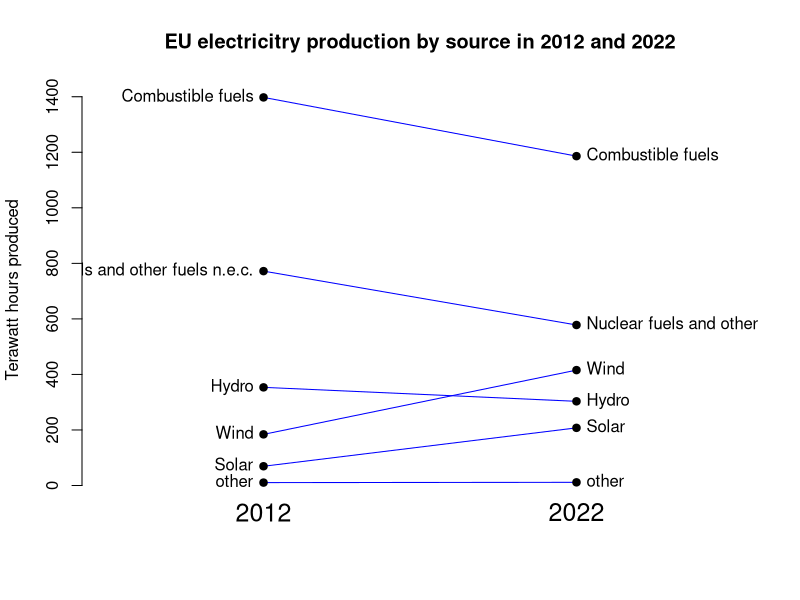

Write R code to recreate this figure.
# Slope plot demo for chapter 4 figures
# Data extracted on 16/08/2024 11:47:22 from [ESTAT]
# Gross and net production of electricity and derived heat by type of plant and operator [nrg_ind_peh__custom_12595002]



myData <- data.frame(
  Name = c("Combustible fuels", "Hydro", "Wind", "Solar", "Nuclear fuels and other fuels n.e.c.", "other"),   # Name of each data point
  year2012 = c(1397615,353429,184181,69337 ,772023,5007+5463)/1000,     # First set of values (often the before values)
  year2022 = c(1186089,303165,415577,207593,577979,5473+5939)/1000      # second set of values (often the after values)
)

png(file = "CH4_slopePlot.png", units="in", width=11, height=7, res=150)

# Set up the plot window with extra x-margin and no x-axis
plot(c(1, 2),                                # set some default x values to start with
     range(c(myData$year2012, myData$year2022)), # set the y-axis to go from the lowest to the highest value in our data set
     type="n",            # type of points to draw (n=none)
     xaxt="n",            # type of x-axis to draw (n=none)
     xlab="",             # label on the x axis
     ylab="Terawatt hours produced",        # label on the y axis 
     main="EU electricitry production by source in 2012 and 2022",   # Main title
     xlim=c(0.5, 2.5),    # Where does the x-axis start and end
     bty="n"              # Draw box around plot (n=none, )
     )

# Add points and lines to the plot
for(i in 1:nrow(myData)) {
  lines(c(1, 2), c(myData$year2012[i], myData$year2022[i]), col="blue") # draw the lines between points
  points(c(1, 2), c(myData$year2012[i], myData$year2022[i]), pch=19)    # draw the points
  # You can remove the next two lines if you don't want to label points
  text(1, myData$year2012[i], labels=myData$Name[i], pos=2)           # label the points on the left side
  text(2, myData$year2022[i], labels=myData$Name[i], pos=4)           # label the points on the right side
}

# Add custom labels instead of axis
text(x=1, y=par("usr")[3] - 50, labels="2012", cex=1.5, xpd=NA) # Draw the text under the figure
text(x=2, y=par("usr")[3] - 50, labels="2022", cex=1.5, xpd=NA)  # xpd=NA allows drawing the text outside the plot region, but still inside the figure region

dev.off()



